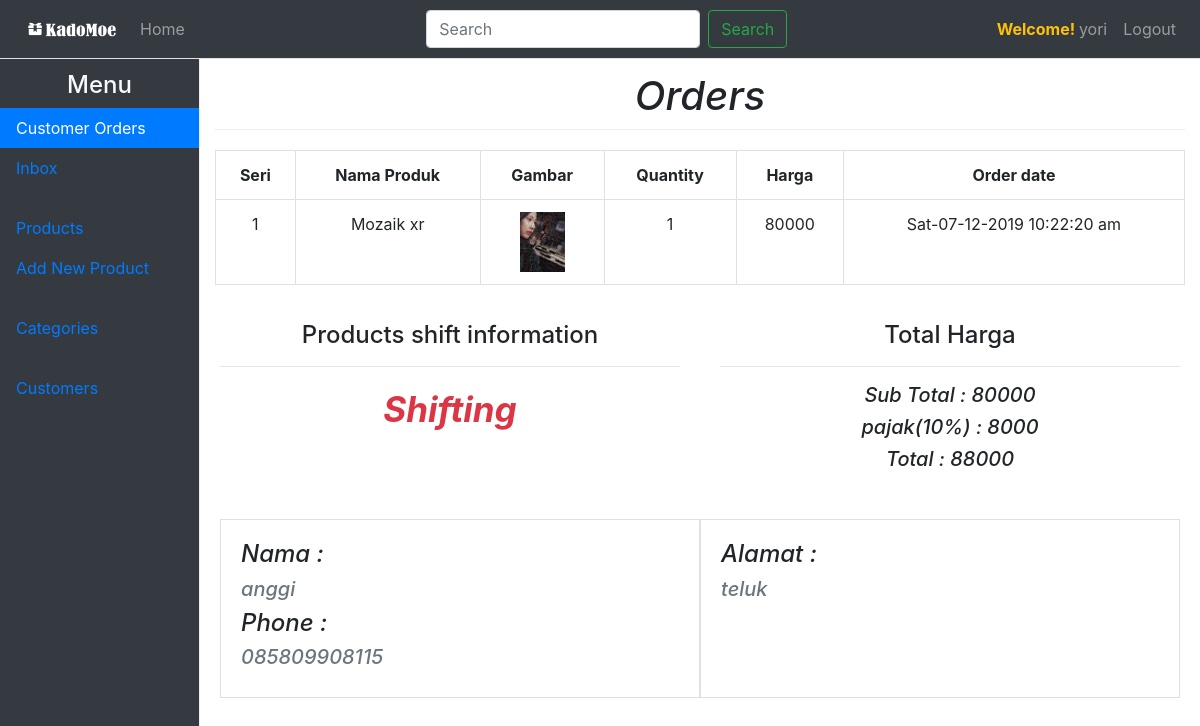
The app's page /admin/orders.php?cmr_id=21 (signed in) with its own data.
### tables this page shows
CREATE TABLE `orders` (
  `id` int(11) NOT NULL,
  `cmr_id` int(11) NOT NULL,
  `pro_id` int(11) NOT NULL,
  `pro_name` varchar(255) NOT NULL,
  `quantity` int(11) NOT NULL,
  `price` float NOT NULL,
  `image` varchar(255) NOT NULL,
  `order_date` datetime NOT NULL,
  `status` int(11) NOT NULL
);

CREATE TABLE `products` (
  `pro_id` int(11) NOT NULL,
  `pro_name` varchar(255) NOT NULL,
  `cat_id` int(11) NOT NULL,
  `brand_id` int(11) NOT NULL,
  `price` float NOT NULL,
  `description` text NOT NULL,
  `image` varchar(255) NOT NULL,
  `type` int(11) NOT NULL
);

CREATE TABLE `customer` (
  `customer_id` int(11) NOT NULL,
  `customer_name` varchar(255) NOT NULL,
  `customer_email` varchar(255) NOT NULL,
  `customer_password` varchar(255) NOT NULL,
  `customer_phone` varchar(255) NOT NULL,
  `customer_address` text NOT NULL,
  `activation_status` varchar(255) NOT NULL,
  `enable_disable` varchar(255) NOT NULL DEFAULT 'Enable'
);

### classes/customer.php (called while the page is built, shortened)
<?php
class customer
{
    public function customerOrders($cmr_id){
        $query = "SELECT orders.*, customer.customer_name, customer.customer_phone, customer.customer_address, products.pro_name
                  FROM orders
                  INNER JOIN customer
                  ON orders.cmr_id = customer.customer_id
                  INNER JOIN products
                  ON orders.pro_id = products.pro_id
                  WHERE orders.cmr_id = '$cmr_id'";
        $result = db::select($query);
        return $result;
    }
}

### lib/db.php (called while the page is built, shortened)
<?php
	class db
	{
		public static function conn()
		{
			try {
				$db = new mysqli('localhost', 'root', '', 'db_KadoMoe');
				return $db;
			} catch (Exception $e) {
				die('Unable to connect ! '.$e->getMessage());
			}
		}
		public static function select($query)
		{
			$result = self::conn()->query($query);
			return $result;
		}
	}
?>

### classes/format.php (called while the page is built, shortened)
<?php
class format
{
    public function dateFormat($date){
        $time = strtotime($date);
        $new_date = date("D-d-m-Y h:i:s a", $time);
        return $new_date;
    }
}

### admin/orders.php (the view, shortened to what this page needs)
<?php
require_once 'inc/header.php';
?>
    <main role="main" class="col-sm-9 ml-sm-auto col-md-10 pt-3">
        <h1 class="font-italic text-center">Orders</h1>
        <table class="table table-bordered text-center">
            <?php
            if (isset($_GET['cmr_id'])) {
                $cmr_id = $_GET['cmr_id'];
                $c_orders = $cust->customerOrders($cmr_id);
                $rows = mysqli_num_rows($c_orders);
                if ($rows > 0) { ?>
                    <tr>
                        <th>Seri</th>
                        <th>Nama Produk</th>
                        <th>Gambar</th>
                        <th>Quantity</th>
                        <th>Harga</th>
                        <th>Order date</th>
                    </tr>
                    <?php
                    $i = 0;
                    $total_price = 0;
                    while ($c_order = $c_orders->fetch_assoc()) {
                        $i++;
                        $total_price += $c_order['price'] * $c_order['quantity'];
                        ?>
                        <tr>
                            <td><?php echo $i; ?></td>
                            <td><?php echo $c_order['pro_name']; ?></td>
                            <td>
                                <img src="../<?php echo $c_order['image']; ?>" height="60" alt="">
                            </td>
                            <td><?php echo $c_order['quantity']; ?></td>
                            <td><?php echo $c_order['price']; ?></td>
                            <td><?php echo $fm->dateFormat($c_order['order_date']); ?></td>
                        </tr>
                    <?php } } else { ?>
                    <h2 class="text-center text-danger">There is no order available !</h2>
                <?php }
            } ?>
        </table>
        <div class="row text-center">
            <div class="col-md-6 card-body">
                <h4>Products shift information</h4>
                <hr>
                <?php
                if (isset($_GET['cmr_id'])) {
                    $cmr_id = $_GET['cmr_id'];
                    $c_ords = $cust->customerOrders($cmr_id);
                    $c_ord = $c_ords->fetch_assoc();
                    ?>
                    <?php if ($c_ord['status'] == 0) { ?>
                        <a href='?shift_id=<?php echo $c_ord['cmr_id'] ?>&cmr_id=<?php echo $c_ord['cmr_id'] ?>'
                           class='btn btn-warning font-italic btn-lg'>Shift</a>
                    <?php } elseif ($c_ord['status'] == 1) { ?>
                        <span style='font-size: 35px'
                              class='text-danger font-weight-bold font-italic'>Shifting</span>
                    <?php } elseif ($c_ord['status'] == 2) { ?>
                        <span style='font-size: 35px'
                              class='text-success font-weight-bold font-italic'>Shifted</span>
                    <?php } } ?>
            </div>
            <div class="col-md-6 card-body">
                <h4>Total Harga</h4>
                <hr>
                <h5><i>Sub Total : <?php echo $total_price; ?></i></h5>
                <h5><i>pajak(10%) : <?php echo $vat = ($total_price / 100) * 10; ?></i></h5>
                <h5><i>Total : <?php echo $total_price + $vat; ?></i></h5>
            </div>
        </div>
        <?php
        if (isset($_GET['cmr_id'])) {
            $cust_info = $cust->customerOrders($_GET['cmr_id'])->fetch_assoc(); ?>
            <div class="row card-body font-italic">
                <div class="col-md-6 card-body border">
                    <h4>Nama : </h4>
                    <h5 class="text-secondary"><?php echo $cust_info['customer_name']; ?></h5>
                    <h4>Phone : </h4>
                    <h5 class="text-secondary"><?php echo $cust_info['customer_phone']; ?></h5>
                </div>
                <div class="col-md-6 card-body border">
                    <h4>Alamat : </h4>
                    <h5 class="text-secondary"><?php echo $cust_info['customer_address']; ?></h5>
                </div>
            </div>
        <?php } ?>
    </main>
<?php require_once 'inc/footer.php'; ?>

### records on screen
orders: pro.pro_name "Mozaik xr", image (picture), quantity "1", price "80000", order_date "Sat-07-12-2019 10:22:20 am", customer.customer_name "anggi", customer.customer_phone "085809908115", customer.customer_address "teluk"

### other values on screen
$_SESSION['adminName'] "yori"
$total_price "80000"
$vat = ($total_price / 100) * 10 "8000"
$total_price + $vat "88000"
